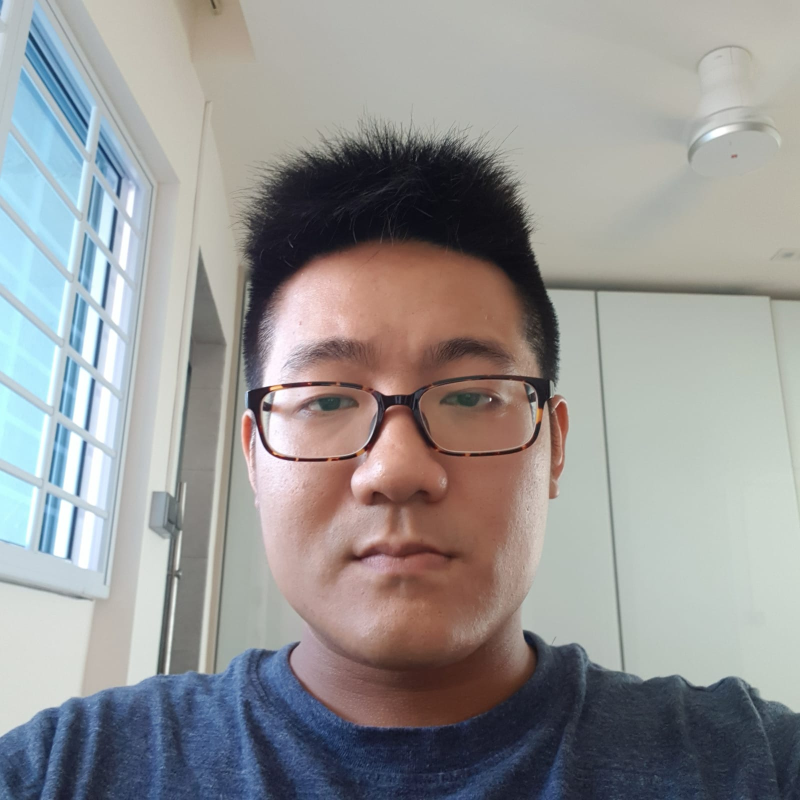
#> input picture Module 11/Use Cases/Coach/Security System for Blind/resources/images/Arvin/Arvin_1.jpg, 1600 x 1600 px (shown at 1/2 size)
$ jupyter execute --allow-errors 'Facial landmark.ipynb'
#> lines starting #> are read from the running program, lines starting #| are printed output that depends on the picture; after the words box and inside, x2 and y2 are one past the last pixel; in counts of white or black regions, pixels touching at a corner belong together
### Module 11/Use Cases/Coach/AI Security Support System/utils/opv.py
# https://github.com/simpledevelopments/OpenVINO-Python-Utils
#
# OpvModel v1.2 (Supports multiple ncs devices. Use a different ncs number for each device when creating object OpvModel)
# - name
# - input_layer
# - input_shape
# - output_layer
# - Preprocess(bgr_image)
# - Predict(bgr_image)      returns list of results
# - lastresult [if prediction has been made]
# - labels     [if labels are available]
# - ClearMachine()
#
# Run ClearMachine() after the model is no longer required for inferences. Not required if executing from command line.

import cv2
import numpy as np
from openvino.inference_engine import IENetwork, IECore
import os

class OpvExec:
    __machine = []
    __machine_ids = []
    def __init__(self, machine_id=0):
        self._machine_id = machine_id
        if (not machine_id in self.__class__.__machine_ids):       #Create if it does not exist
            self.__class__.__machine_ids.append(machine_id)
            self.__class__.__machine.append(None)
    def _HasValidMachine(self):
        return (self._machine_id in self.__class__.__machine_ids) and self.__class__.__machine [self.__class__.__machine_ids.index(self._machine_id)] is not None
    def _SetMachine(self, machine):
        self.__class__.__machine[self.__class__.__machine_ids.index(self._machine_id)] = machine
    # [10 lines left out: functions _GetMachine, ClearMachine, not called in this run]

class OpvModel(OpvExec):
    def __init__(self, model_name, device, fp="FP32", debug=False, ncs=1):
        OpvExec.__init__(self, ncs)
        assert(fp in ('FP16','FP32'))
        self.name = model_name
        self._debug = debug
        if (self._HasValidMachine()):
            self.ClearMachine()
            if (self._debug == True):
                print("Loaded Machine Released")

        #Load the .xml and .bin files for the model (and .labels if it exists)
        model_xml = "models/"+model_name+"/"+fp+"/"+model_name+".xml"
        model_bin = os.path.splitext(model_xml)[0] + ".bin"
        model_labels = os.path.splitext(model_xml)[0] + ".labels"
        if (os.path.exists(model_labels)):
            self.labels = np.loadtxt(model_labels,dtype="str",delimiter="\n")
        ie = IECore()
        net = ie.read_network(model=model_xml, weights=model_bin)
        net.batch_size = 1

        # [20 lines of commented-out code are left out]

        self.input_layer = next(iter(net.input_info))
        self.input_shape = net.input_info[self.input_layer].input_data.shape
        self.output_layer = next(iter(net.outputs))

        self._SetMachine(ie.load_network(network=net, num_requests=2, device_name=device))
        del net
        del ie
        if (self._debug):
            print("[INFO] Model " + model_name + " Loaded and Ready on NCS device "+str(ncs))

    # [20 lines left out: functions Preprocess, Predict, not called in this run]


### Module 11/Use Cases/Coach/Security System for Blind/Facial landmark.ipynb
# Facial landmark vector mapping

Here, we will be saving vector map into a pickle file for the target faces.

[cell 1]
import cv2
import numpy as np
from sklearn.metrics.pairwise import cosine_similarity
from utils.opv import OpvModel

#mymodel0 = OpvModel("face-detection-adas-0001", device="MYRIAD", fp="FP16", ncs=1)
#> (the rest of this cell did not finish here and is left out)

[cell 2]
from google.colab.patches import cv2_imshow

[cell 3]
friends = cv2.imread("resources/images/Arvin/Arvin_1.jpg")
#> friends is the input picture: shape (1600, 1600, 3); mean B, G, R 148.7, 149.1, 150
#friends = cv2.resize(friends,(1200,710))     #Downsize the image since the original is quite large
#> (the rest of this cell did not finish here and is left out)

#> (a cell that did not finish here is left out)

[cell 5]
def DrawBoundingBoxes(predictions, image, conf=.6):
    canvas = image.copy()                             # copy instead of modifying the original image
    predictions_1 = predictions[0][0]                 # subset dataframe
    confidence = predictions_1[:,2]                   # getting conf value [image_id, label, conf, x_min, y_min, x_max, y_max]
    topresults = predictions_1[(confidence>conf)]     # choosing only predictions with conf value bigger than treshold
    (h,w) = canvas.shape[:2]                        #
    for detection in topresults:

        box = detection[3:7] * np.array([w, h, w, h]) # determine box location
        (xmin, ymin, xmax, ymax) = box.astype("int") # assign box location value to xmin, ymin, xmax, ymax

        cv2.rectangle(canvas, (xmin, ymin), (xmax, ymax), (0, 0, 255), 4)  # make a rectangle
        cv2.putText(canvas, str(round(detection[2]*100,1))+"%", (xmin, ymin), # include text
            cv2.FONT_HERSHEY_SIMPLEX, 0.6, (255, 0,0), 2)
    cv2.putText(canvas, str(len(topresults))+" face(s) detected", (50,50), # include text
            cv2.FONT_HERSHEY_SIMPLEX, 0.6, (255, 0,0), 2)

    #global face_box
    face_box = image[ymin:ymax,ymin:ymax]

    cv2_imshow(canvas)
    cv2_imshow(face_box)
    return

#> (a cell that did not finish here is left out)

Landmark Regression from [here](https://docs.openvinotoolkit.org/2018_R5/_docs_Retail_object_attributes_landmarks_regression_0009_onnx_desc_landmarks_regression_retail_0009.html)

#> (a cell that did not finish here is left out)


[cell 8]
#src = cv2.imread("./images/Arihant/Abox_7.jpeg")
#src = cv2.imread("./images/girl.jpg")
# src = cv2.imread("resources/images/denied.jpeg")
src = cv2.imread("resources/images/Arihant/Arihant_3.jpeg")
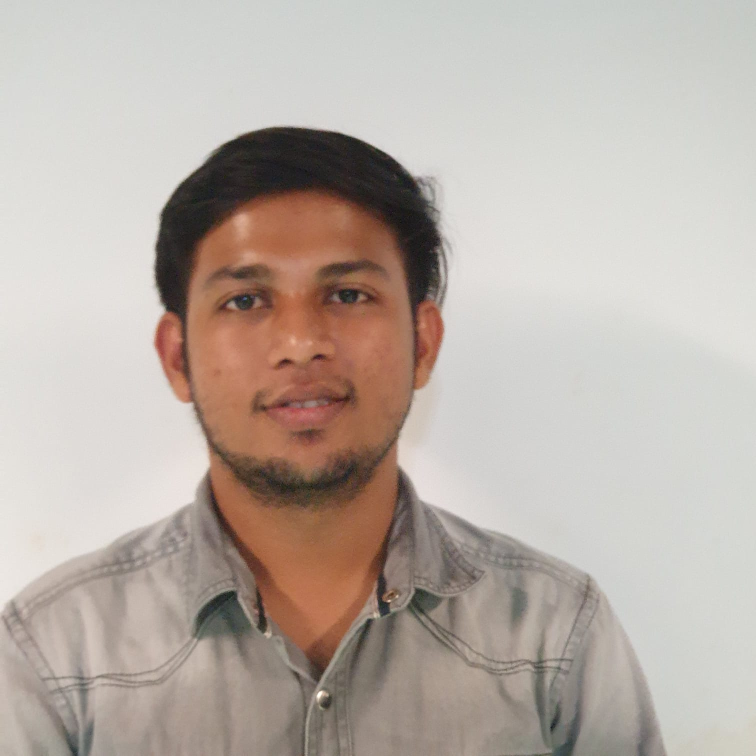
#> input picture Module 11/Use Cases/Coach/Security System for Blind/resources/images/Arihant/Arihant_3.jpeg, 1512 x 1512 px (shown at 1/2 size)
#> src is the input picture: shape (1512, 1512, 3); mean B, G, R 167.3, 175.2, 186

[cell 9]
scale_percent = 40 # percent of original size
#scale_percent = 20 # percent of original size
width = int(src.shape[1] * scale_percent / 100)
#> width = 604
height = int(src.shape[0] * scale_percent / 100)
#> height = 604
dim = (width, height)
#> dim = (604, 604)
# resize image
src = cv2.resize(src, dim, interpolation = cv2.INTER_AREA)
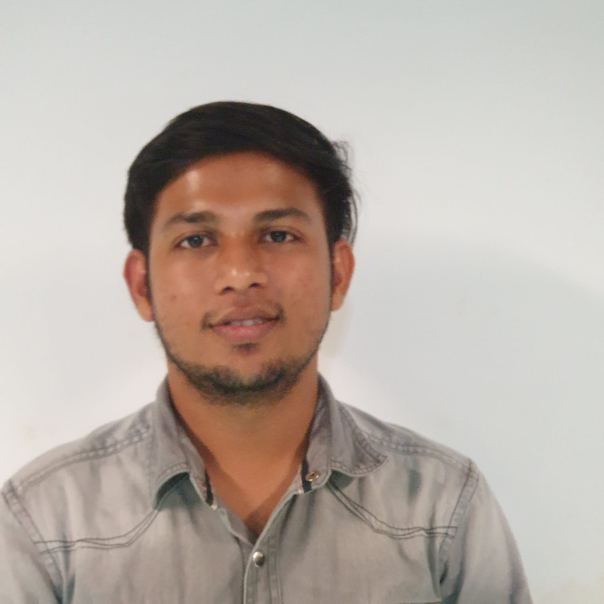
#> src: shape (604, 604, 3); mean B, G, R 167.3, 175.2, 186

[cell 10]
src.shape
#> Out = (604, 604, 3)

[cell 11]
cv2_imshow(src)

[cell 12]
DIM = src.shape[0]
#> DIM = 604

img = np.zeros((height, width, 3), dtype = "uint8")

# Creating a polyline with the 5 points depicting left eye, right eye, tip of nose, left lip corner, right lip corner
points = np.array([[[0.31556875000000000 * DIM, 0.4615741071428571* DIM], [0.68262291666666670 * DIM, 0.4615741071428571 * DIM], [0.50026249999999990 * DIM, 0.6405053571428571 * DIM], [0.34947187500000004 * DIM, 0.8246919642857142 * DIM], [0.65343645833333330 * DIM, 0.8246919642857142* DIM]]], np.int32)
cv2.polylines(img, [points], True, (255, 255, 255), thickness=1)
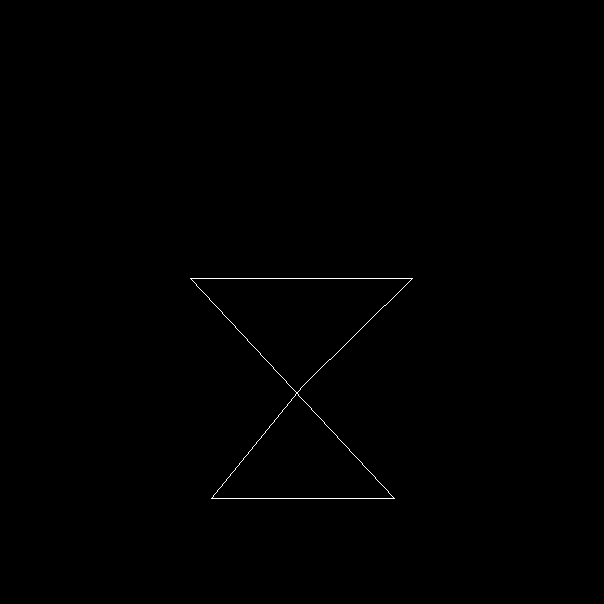
#> img: shape (604, 604, 3); 0.23% white in thin lines or dots, all inside (x1, y1, x2, y2) = (190, 278, 413, 499)

[cell 13]
# cv2.imwrite( "resources/images/denied.jpeg", src )

cv2.imwrite( "resources/images/Arihant/Arihant_3.jpeg", src )
#> Out = True

[cell 14]
print(np.shape(src))
#| (604, 604, 3)
print(np.shape(img))
#| (604, 604, 3)

#> (a cell that did not finish here is left out)

#> (a cell that did not finish here is left out)

#> (a cell that did not finish here is left out)

#> (a cell that did not finish here is left out)

#> (a cell that did not finish here is left out)

#> (a cell that did not finish here is left out)

#> (a cell that did not finish here is left out)

[cell 22]
scale_percent = 100 # percent of original size
#scale_percent = 20 # percent of original size
width = int(src.shape[1] * scale_percent / 100)
height = int(src.shape[0] * scale_percent / 100)
dim = (width, height)
# resize image
src = cv2.resize(src, dim, interpolation = cv2.INTER_AREA)
img = cv2.resize(img, dim, interpolation = cv2.INTER_AREA)

[cell 23]
cv2_imshow( src)

## Perspective transformation

[cell 24]
src = src

rows,cols,ch = src.shape
#> rows = 604; cols = 604; ch = 3

#> (the rest of this cell did not finish here and is left out)
